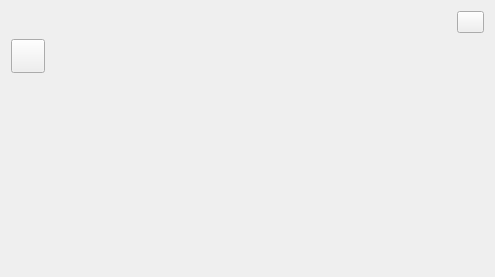
<?xml version="1.0" encoding="UTF-8"?>
<ui version="4.0">
 <class>Widget</class>
 <widget class="QWidget" name="Widget">
  <property name="geometry">
   <rect>
    <x>0</x>
    <y>0</y>
    <width>495</width>
    <height>277</height>
   </rect>
  </property>
  <property name="windowTitle">
   <string>Widget</string>
  </property>
  <layout class="QVBoxLayout" name="verticalLayout">
   <item>
    <layout class="QHBoxLayout" name="horizontalLayout">
     <item>
      <spacer name="horizontalSpacer">
       <property name="orientation">
        <enum>Qt::Horizontal</enum>
       </property>
       <property name="sizeHint" stdset="0">
        <size>
         <width>40</width>
         <height>20</height>
        </size>
       </property>
      </spacer>
     </item>
     <item>
      <widget class="QPushButton" name="pushButton_close">
       <property name="styleSheet">
        <string notr="true">QPushButton{
	max-width:25px;
	max-height:25px;
	border-image: url(:/img/关  闭.png);
}
QPushButton{
	border-image: url(:/img/关  闭 (1).png);
}
QPushButton{
	border-image: url(:/img/关  闭 (2).png);
}</string>
       </property>
       <property name="text">
        <string/>
       </property>
      </widget>
     </item>
    </layout>
   </item>
   <item>
    <widget class="QPushButton" name="pushButton_color_picker">
     <property name="styleSheet">
      <string notr="true">QPushButton{
	max-width:32px;
	max-height:32px;
	min-width:32px;
	min-height:32px;
	border-image: url(:/img/笔.png);
}
QPushButton:hover{
	border-image: url(:/img/笔 (1).png);
}
QPushButton:pressed{
	border-image: url(:/img/笔 (2).png);
}</string>
     </property>
     <property name="text">
      <string/>
     </property>
    </widget>
   </item>
   <item>
    <spacer name="verticalSpacer">
     <property name="orientation">
      <enum>Qt::Vertical</enum>
     </property>
     <property name="sizeHint" stdset="0">
      <size>
       <width>20</width>
       <height>190</height>
      </size>
     </property>
    </spacer>
   </item>
  </layout>
 </widget>
 <resources/>
 <connections/>
</ui>
